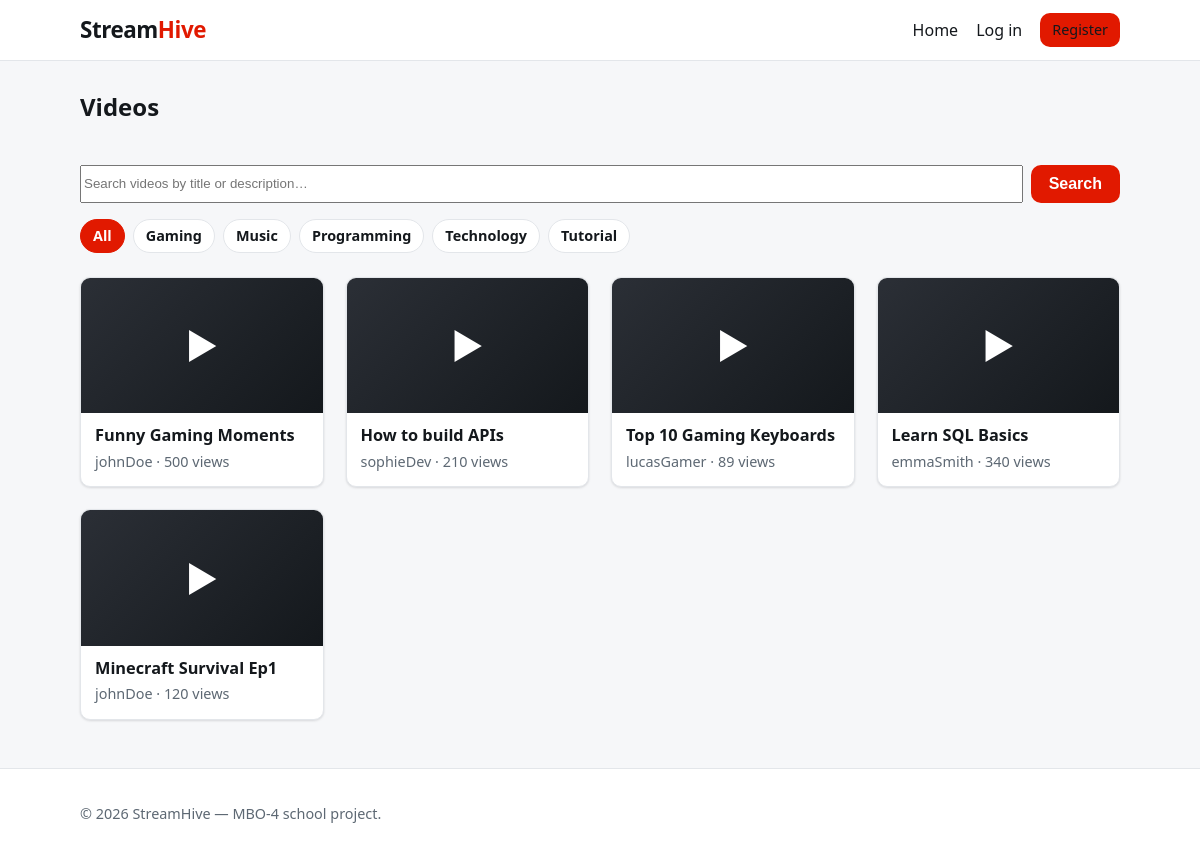
The page / on the database its author committed.
### tables this page shows
CREATE TABLE categories (
    id INT AUTO_INCREMENT PRIMARY KEY,
    name VARCHAR(50) NOT NULL
);

CREATE TABLE videos (
    id INT AUTO_INCREMENT PRIMARY KEY,
    user_id INT NOT NULL,
    title VARCHAR(255) NOT NULL,
    description TEXT,
    filename VARCHAR(255) NOT NULL,
    views INT DEFAULT 0,
    created_at DATETIME DEFAULT CURRENT_TIMESTAMP,

    FOREIGN KEY (user_id)
    REFERENCES users(id)
    ON DELETE CASCADE
);

CREATE TABLE users (
    id INT AUTO_INCREMENT PRIMARY KEY,
    email VARCHAR(50) NOT NULL UNIQUE,
    password VARCHAR(255) NOT NULL,
    role VARCHAR(50),
    created_at DATETIME DEFAULT CURRENT_TIMESTAMP,
    username VARCHAR(50)
);

### core/Controller.php (called while the page is built, shortened)
<?php
abstract class Controller
{
    protected function render(string $view, array $data = []): void
    {
        if (!isset($data['currentUser']))
        {
            $data['currentUser'] = $_SESSION['user'] ?? null;
        }
        extract($data, EXTR_SKIP);
        require dirname(__DIR__) . '/views/partials/header.php';
        require dirname(__DIR__) . '/views/' . $view . '.php';
        require dirname(__DIR__) . '/views/partials/footer.php';
    }
}

### app/controllers/VideoController.php (called while the page is built, shortened)
<?php
require_once dirname(__DIR__, 2) . '/core/Controller.php';
class VideoController extends Controller
{
    private VideoService $videoService;
    public function __construct(
        ?VideoService $videoService = null,
        ?CommentService $commentService = null,
        ?LikeService $likeService = null,
        ?AuthService $authService = null
    ) {
        $this->videoService = $videoService ?? new VideoService();
    }
    public function index(): void
    {
        $search = isset($_GET['search']) ? (string) $_GET['search'] : '';
        $categoryId = isset($_GET['category']) ? (int) $_GET['category'] : null;
        $activeCategory = $categoryId !== null ? $this->videoService->getCategory($categoryId) : null;
        $this->render('videos/index', [
            'title'            => 'StreamHive — Videos',
            'videos'           => $this->videoService->getOverview($search, $categoryId),
            'categories'       => $this->videoService->getCategories(),
            'search'           => $search,
            'activeCategoryId' => $categoryId,
            'activeCategory'   => $activeCategory,
        ]);
    }
}

### public/index.php (called while the page is built, shortened)
<?php
require_once __DIR__ . '/../core/Router.php';
require_once __DIR__ . '/../app/controllers/VideoController.php';
$router = new Router();
$router->get('/', [VideoController::class, 'index']);
$router->get('/videos/upload', [VideoController::class, 'create']);
$router->post('/videos/upload', [VideoController::class, 'store']);
$router->get('/videos/show', [VideoController::class, 'show']);
$router->post('/videos/delete', [VideoController::class, 'delete']);
$router->post('/comments/store', [CommentController::class, 'store']);
$router->post('/comments/delete', [CommentController::class, 'delete']);
$router->post('/likes/video', [LikeController::class, 'toggleVideo']);
$router->post('/likes/comment', [LikeController::class, 'toggleComment']);
$router->get('/register', [AuthController::class, 'showRegister']);
$router->post('/register', [AuthController::class, 'register']);
$router->get('/login', [AuthController::class, 'showLogin']);
$router->post('/login', [AuthController::class, 'login']);
$router->get('/logout', [AuthController::class, 'logout']);
$router->get('/forgot', [AuthController::class, 'showForgotPassword']);
$router->post('/forgot', [AuthController::class, 'forgotPassword']);
$router->get('/reset', [AuthController::class, 'showReset']);
$router->post('/reset', [AuthController::class, 'resetPassword']);
$router->dispatch($_SERVER['REQUEST_METHOD'], $_SERVER['REQUEST_URI']);

### core/Database.php (called while the page is built, shortened)
<?php
require_once dirname(__DIR__) . '/config/Config.php';
class Database
{
    private PDO $connection;
    private function __construct()
    {
        $host = Config::get('DB_HOST', '127.0.0.1');
        $port = Config::get('DB_PORT', '3306');
        $name = Config::get('DB_NAME', '');
        $user = Config::get('DB_USER', '');
        $password = Config::get('DB_PASS', '');
        $dsn = "mysql:host={$host};port={$port};dbname={$name};charset=utf8mb4";
        $options = [
            PDO::ATTR_ERRMODE            => PDO::ERRMODE_EXCEPTION,
            PDO::ATTR_DEFAULT_FETCH_MODE => PDO::FETCH_ASSOC,
            PDO::ATTR_EMULATE_PREPARES   => false,
        ];
        $this->connection = new PDO($dsn, $user, $password, $options);
    }
    public function query(string $sql, array $params = []): PDOStatement
    {
        $statement = $this->connection->prepare($sql);
        $statement->execute($params);
        return $statement;
    }
}

### config/Config.php (called while the page is built, shortened)
<?php
class Config
{
    private static ?array $values = null;
    public static function get(string $key, ?string $default = null): ?string
    {
        return self::$values[$key] ?? $default;
    }
    private static function load(): void
    {
        self::$values = [];
        $path = dirname(__DIR__) . '/.env';
        if (!is_readable($path))
        {
            return;
        }
    }
}

### app/models/CategoryModel.php (called while the page is built, shortened)
<?php
require_once dirname(__DIR__, 2) . '/core/Database.php';
class CategoryModel
{
    private Database $database;
    public function __construct(?Database $database = null)
    {
        $this->database = $database ?? Database::getInstance();
    }
    public function findAll(): array
    {
        $sql = 'SELECT id, name FROM categories ORDER BY name';
        return $this->database->query($sql)->fetchAll();
    }
}

### app/services/CategoryService.php (called while the page is built, shortened)
<?php
require_once dirname(__DIR__, 2) . '/app/models/CategoryModel.php';
class CategoryService
{
    private CategoryModel $categoryModel;
    public function __construct(?CategoryModel $categoryModel = null)
    {
        $this->categoryModel = $categoryModel ?? new CategoryModel();
    }
    public function getAllCategories(): array
    {
        return $this->categoryModel->findAll();
    }
}

### app/services/VideoService.php (called while the page is built, shortened)
<?php
require_once dirname(__DIR__, 2) . '/app/services/CategoryService.php';
class VideoService
{
    private VideoModel $videoModel;
    private CategoryService $categoryService;
    public function __construct(?VideoModel $videoModel = null, ?CategoryService $categoryService = null)
    {
        $this->videoModel = $videoModel ?? new VideoModel();
        $this->categoryService = $categoryService ?? new CategoryService();
    }
    public function getOverview(?string $search, ?int $categoryId): array
    {
        return $this->videoModel->findAllWithUser();
    }
    public function getCategories(): array
    {
        return $this->categoryService->getAllCategories();
    }
}

### app/models/VideoModel.php (called while the page is built, shortened)
<?php
require_once dirname(__DIR__, 2) . '/core/Database.php';
class VideoModel
{
    private Database $database;
    public function __construct(?Database $database = null)
    {
        $this->database = $database ?? Database::getInstance();
    }
    public function findAllWithUser(): array
    {
        $sql = 'SELECT videos.id, videos.title, videos.description, videos.filename,
                       videos.views, videos.created_at,
                       users.username AS uploader
                FROM videos
                INNER JOIN users ON users.id = videos.user_id
                ORDER BY videos.created_at DESC, videos.id DESC';
        return $this->database->query($sql)->fetchAll();
    }
}

### views/videos/index.php (the view, shortened to what this page needs)
<section>
    <div class="page-head">
        <h2>
            <?php if (!empty($activeCategory)): ?>
                Category: <?= htmlspecialchars($activeCategory['name']) ?>
            <?php elseif ($search !== ''): ?>
                Search results for &ldquo;<?= htmlspecialchars($search) ?>&rdquo;
            <?php else: ?>
                Videos
            <?php endif; ?>
        </h2>
    </div>
    <form method="get" action="/" class="search-bar">
        <input type="search" name="search" value="<?= htmlspecialchars($search) ?>"
               placeholder="Search videos by title or description&hellip;">
        <button type="submit">Search</button>
    </form>
    <?php if (!empty($categories)): ?>
        <ul class="category-filter">
            <li>
                <a href="/" class="<?= ($activeCategoryId === null && $search === '') ? 'active' : '' ?>">All</a>
            </li>
            <?php foreach ($categories as $category): ?>
                <li>
                    <a href="/?category=<?= (int) $category['id'] ?>"
                       class="<?= $activeCategoryId === (int) $category['id'] ? 'active' : '' ?>">
                        <?= htmlspecialchars($category['name']) ?>
                    </a>
                </li>
            <?php endforeach; ?>
        </ul>
    <?php endif; ?>
    <?php if (empty($videos)): ?>
        <p class="empty">No videos found.</p>
    <?php else: ?>
        <ul class="video-grid">
            <?php foreach ($videos as $video): ?>
                <li class="video-card">
                    <a href="/videos/show?id=<?= (int) $video['id'] ?>">
                        <span class="thumb" aria-hidden="true">&#9654;</span>
                        <h3><?= htmlspecialchars($video['title']) ?></h3>
                    </a>
                    <p class="meta">
                        <?= htmlspecialchars($video['uploader']) ?>
                        &middot; <?= (int) $video['views'] ?> views
                    </p>
                </li>
            <?php endforeach; ?>
        </ul>
    <?php endif; ?>
</section>

### core/Router.php (shortened to what this page needs)
<?php
class Router
{
    private array $routes = [];
    public function add(string $method, string $path, callable|array $handler): void
    {
        $this->routes[] = [
            'method'  => strtoupper($method),
            'path'    => $path,
            'handler' => $handler,
        ];
    }
    public function dispatch(string $method, string $uri): void
    {
        $method = strtoupper($method);
        $path = $this->normalisePath($uri);
        foreach ($this->routes as $route)
        {
            if ($route['method'] === $method && $route['path'] === $path)
            {
                $this->invoke($route['handler']);
                return;
            }
        }
    }
    private function normalisePath(string $uri): string
    {
        $path = parse_url($uri, PHP_URL_PATH);
        $path = rtrim($path, '/');
        return $path === '' ? '/' : $path;
    }
    private function invoke(callable|array $handler): void
    {
        if (is_array($handler))
        {
            [$class, $method] = $handler;
            $controller = new $class();
            $controller->$method();
            return;
        }
    }
}

### views/partials/header.php (shortened to what this page needs)
<!DOCTYPE html>
<html lang="en">
<head>
    <link rel="stylesheet" href="/css/style.css">
</head>
<body>
    <header class="site-header">
        <div class="container header-inner">
            <a class="brand" href="/">Stream<span>Hive</span></a>
            <nav class="nav">
                <a href="/">Home</a>
                <?php if (!empty($currentUser)): ?>
                    <a href="/videos/upload">Upload</a>
                    <span class="nav-user">Hi, <?= htmlspecialchars($currentUser['username']) ?></span>
                    <a class="button small" href="/logout">Log out</a>
                <?php else: ?>
                    <a href="/login">Log in</a>
                    <a class="button small" href="/register">Register</a>
                <?php endif; ?>
            </nav>
        </div>
    </header>
    <main class="container">

### views/partials/footer.php
    </main>
    <footer class="site-footer">
        <div class="container">
            <p>&copy; <?= date('Y') ?> StreamHive &mdash; MBO-4 school project.</p>
        </div>
    </footer>
</body>
</html>

### public/css/style.css (style rules this page uses)
:root { --bg: #f6f7f9; --surface: #ffffff; --border: #e3e6ea; --text: #14181c; --muted: #5d6873; --accent: #e11900; --accent-dark: #b31400; --danger: #c0322b; --radius: 10px; --shadow: 0 1px 3px rgba(20, 24, 28, 0.08), 0 1px 2px rgba(20, 24, 28, 0.06); --max-width: 1080px; }
* { box-sizing: border-box; }
body { margin: 0; font-family: system-ui, -apple-system, "Segoe UI", Roboto, Helvetica, Arial, sans-serif; color: var(--text); background: var(--bg); line-height: 1.5; }
a { color: var(--accent); text-decoration: none; }
.container { width: 100%; max-width: var(--max-width); margin: 0 auto; padding: 0 20px; }
.site-header { background: var(--surface); border-bottom: 1px solid var(--border); position: sticky; top: 0; z-index: 10; }
.header-inner { display: flex; align-items: center; justify-content: space-between; gap: 16px; height: 60px; }
.brand { font-size: 1.4rem; font-weight: 800; color: var(--text); letter-spacing: -0.02em; }
.brand span { color: var(--accent); }
.nav { display: flex; align-items: center; gap: 18px; }
.nav a { color: var(--text); font-weight: 500; }
main.container { padding-top: 28px; padding-bottom: 48px; min-height: calc(100vh - 160px); }
h2 { margin-top: 0; }
.page-head { display: flex; align-items: center; justify-content: space-between; gap: 16px; margin-bottom: 20px; }
.button, button { display: inline-block; background: var(--accent); color: #fff; border: none; border-radius: var(--radius); padding: 10px 18px; font-size: 1rem; font-weight: 600; cursor: pointer; }
.button.small { padding: 6px 12px; font-size: 0.9rem; }
.video-grid { list-style: none; margin: 0; padding: 0; display: grid; grid-template-columns: repeat(auto-fill, minmax(220px, 1fr)); gap: 22px; }
.video-card { background: var(--surface); border: 1px solid var(--border); border-radius: var(--radius); overflow: hidden; box-shadow: var(--shadow); transition: transform 0.08s ease, box-shadow 0.08s ease; }
.video-card a { color: var(--text); display: block; }
.video-card .thumb { display: flex; align-items: center; justify-content: center; aspect-ratio: 16 / 9; background: linear-gradient(135deg, #2b2f36, #14181c); color: #fff; font-size: 2.2rem; }
.video-card h3 { margin: 0; padding: 12px 14px 4px; font-size: 1.02rem; line-height: 1.3; }
.video-card .meta { margin: 0; padding: 0 14px 14px; }
.meta { color: var(--muted); font-size: 0.9rem; }
form { max-width: 460px; }
.site-footer { border-top: 1px solid var(--border); background: var(--surface); color: var(--muted); padding: 20px 0; font-size: 0.9rem; }
.search-bar { display: flex; gap: 8px; max-width: none; margin-bottom: 16px; }
.search-bar input { margin-top: 0; flex: 1; }
.search-bar button { flex-shrink: 0; }
.category-filter { list-style: none; display: flex; flex-wrap: wrap; gap: 8px; margin: 0 0 24px; padding: 0; }
.category-filter a { display: inline-block; padding: 5px 12px; border: 1px solid var(--border); border-radius: 999px; background: var(--surface); color: var(--text); font-size: 0.9rem; font-weight: 600; }
.category-filter a.active { background: var(--accent); border-color: var(--accent); color: #fff; }

### rows shown on the page
categories: name "Gaming"
categories: name "Music"
categories: name "Programming"
categories: name "Technology"
categories: name "Tutorial"
videos: title "Funny Gaming Moments", user.username "johnDoe", views "500"
videos: title "How to build APIs", user.username "sophieDev", views "210"
videos: title "Top 10 Gaming Keyboards", user.username "lucasGamer", views "89"
videos: title "Learn SQL Basics", user.username "emmaSmith", views "340"
videos: title "Minecraft Survival Ep1", user.username "johnDoe", views "120"
